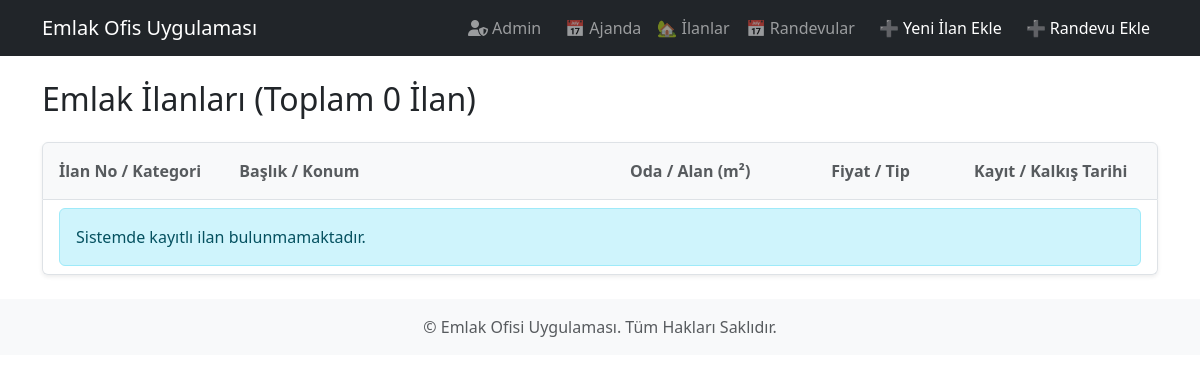
The app's page /, older data.
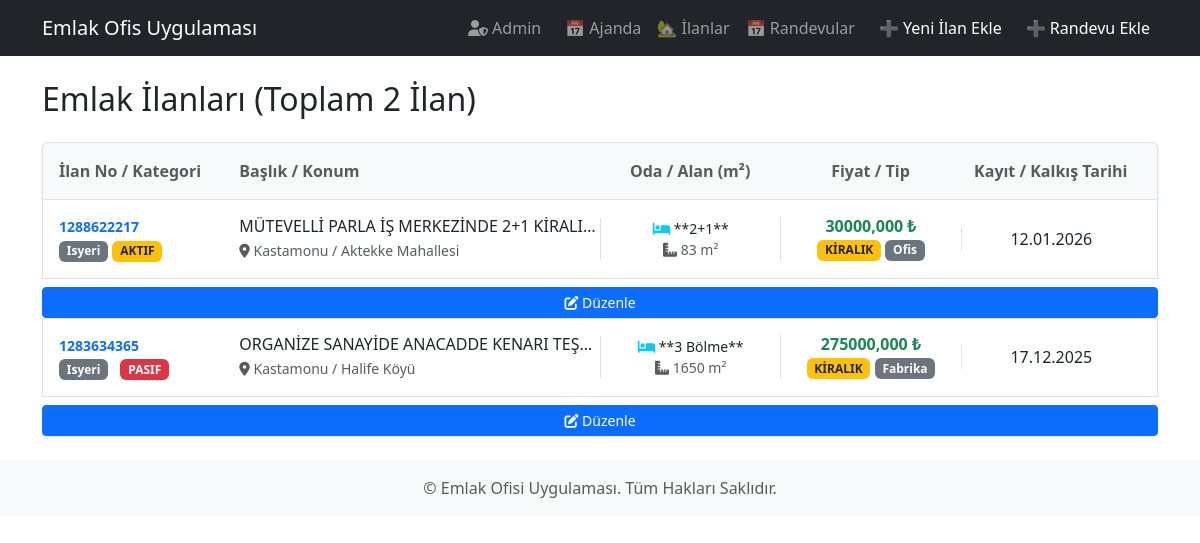
The same page, newer data.
### ilanlar/models.py (models this page shows, shortened)
class Ilan(models.Model):
    yayindan_kaldirilma_tarihi = models.DateField(
        null=True,
        blank=True,
        verbose_name="Yayından Kaldırılma Tarihi"
    )
    musteri = models.ForeignKey(
        'Musteri', # Model sınıfına işaret eder
        on_delete=models.SET_NULL, # İlan silinirse müşteri kaybolmasın
        null=True,
        blank=True,
        related_name='ilanlar',
        verbose_name="İlan Sahibi"
    )
    il = models.CharField(
        max_length=50,
        verbose_name="İl (Şehir)",
        help_text="Zorunlu Alan. Örn: İstanbul, Kastamonu"
    )
    ilce = models.CharField(
        max_length=50,
        verbose_name="İlçe",
        help_text="Zorunlu Alan. Örn: Merkez, Beşiktaş"
    )
    mahalle = models.CharField(
        max_length=100,
        verbose_name="Mahalle/Semt",
        help_text="Örn: Saraçlar Mh."
    )
    adres = models.TextField(
        null=True,
        blank=True,
        verbose_name="Açık Adres Detayı",
        help_text="Detaylı adres bilgisi (site içi, blok, kat vb.)"
    )
    islem_tipi = models.CharField(
        max_length=10,
        choices=ISLEM_TIPI_SECENEKLERI,
        default='satilik', # Varsayılan olarak satılık seçilebilir
        verbose_name="İşlem Tipi"
    )
    ilan_no = models.CharField(max_length=20, unique=True, verbose_name="İlan No")
    baslik = models.CharField(max_length=150, verbose_name="İlan Başlığı")
    ilan_tarihi = models.DateField(
        default=date.today,
        verbose_name='İlan Kayıt Tarihi'
    )
    ana_kategori = models.CharField(
        max_length=10,
        choices=ANA_KATEGORILER_SECENEKLERI,
        default='konut',
        verbose_name='Mülk Tipi'
    )
    detay_kategori = models.CharField(
        max_length=10,
        choices=DETAY_KATEGORI_SECENEKLERI,
        default='daire',
        verbose_name='Mülk Alt Tipi'
    )
    fiyat = models.DecimalField(max_digits=10, decimal_places=3, verbose_name="Fiyat")
    brut = models.DecimalField(max_digits=10, decimal_places=2,null=True, blank=True, verbose_name="Brüt Alan (m²)")
    net = models.DecimalField(max_digits=10, decimal_places=2, verbose_name="Net Alan (m²)")
    oda_sayisi = models.CharField(
        max_length=10,
        choices=ODA_SAYISI_SECENEKLERI, # <-- Seçenek listesi atandı
        default='2+1',
        verbose_name="Oda Sayısı"
    )
    bina_yasi = models.IntegerField(null=True, blank=True, verbose_name="Bina Yaşı")
    bulundugu_kat = models.CharField(max_length=10, null=True, blank=True, verbose_name="Bulunduğu Kat")
    kat_sayisi = models.IntegerField(null=True, blank=True, verbose_name="Kat Sayısı")
    isitma_tipi = models.CharField(
        max_length=20,
        choices=ISITMA_SECENEKLERI,
        default='kombi',
        verbose_name="Isıtma Tipi"
    )
    banyo_sayisi = models.IntegerField(null=True, blank=True, verbose_name="Banyo Sayısı")
    mutfak_tipi = models.CharField(
        max_length=10,
        choices=MUTFAK_SECENEKLERI,
        default='kapali',
        verbose_name="Mutfak Tipi"
    )
    balkon = models.BooleanField(default=False, verbose_name="Balkon")
    asansor = models.BooleanField(default=False, verbose_name="Asansör")
    otopark_durumu = models.CharField(
        max_length=15,
        choices=OTOPARK_SECENEKLERI,
        default='yok',
        verbose_name="Otopark Durumu"
    )
    esyali = models.BooleanField(default=False, verbose_name="Eşyalı")
    kullanim_durumu = models.CharField(
    max_length=50,
    choices=KULLANIM_DURUMLARI_SECENEKLERI,
    default='Boş',
    verbose_name="Kullanım Durumu"
    )
    site_icerisinde = models.BooleanField(default=False, verbose_name="Site İçerisinde")
    site_adi = models.CharField(max_length=100, null=True, blank=True, verbose_name="Site Adı")
    aidat = models.DecimalField(max_digits=10, decimal_places=2, null=True, blank=True, verbose_name="Aidat")
    krediye_uygun = models.BooleanField(default=False, verbose_name="Krediye Uygun")
    tapu_durumu = models.CharField(
        max_length=20,
        choices=TAPU_DURUMU_SECENEKLERI,
        default='kat_mulkiyeti',
        verbose_name="Tapu Durumu (Mülkiyet)"
    )
    kimden = models.CharField(max_length=50, null=True, blank=True, verbose_name="İlan Sahibi")
    takas = models.BooleanField(default=False, verbose_name="Takas")
    durum = models.CharField(max_length=20, choices=DURUM_SECENEKLERI, default='Aktif', verbose_name="Durum")
    pasif_nedeni = models.CharField(
        max_length=50,
        choices=PASIF_NEDENLERI,
        verbose_name="Pasif Nedeni",
        null=True,
        blank=True,
    )
    imar_durumu = models.CharField(
        max_length=20,
        choices=IMAR_DURUMU_SECENEKLERI,
        default='imar_yok',
        verbose_name="İmar Durumu"
    )
    m2 =models.DecimalField(max_digits=10, decimal_places=2, null=True, blank=True, verbose_name="Alan (m²)")
    m2_fiyati = models.DecimalField(max_digits=10, decimal_places=2, null=True, blank=True, verbose_name="m² Fiyatı")
    ada_no = models.CharField(max_length=50, null=True, blank=True, verbose_name="Ada No")
    parsel_no = models.CharField(max_length=50, null=True, blank=True, verbose_name="Parsel No")
    def net_alan_orani(self):
        """Net alanın brüt alana oranını hesaplar (Yüzde olarak)."""
        if self.brut and self.net and self.brut > 0:
            oran = (self.net / self.brut) * 100
            return f"%{oran:.1f}"
        return "N/A"
    net_alan_orani.short_description = "Net/Brüt Oranı"
    def fiyat_goster(self):
        """Fiyatı Türkçe para birimi formatında gösterir."""
        try:
            return f"{self.fiyat:,.0f} TL"
        except (ValueError, TypeError):
            return "Fiyat Belirtilmemiş"
    fiyat_goster.short_description = "Fiyat"
    def durum_kontrol(self):
        """İlan durumuna göre renkli ikon ve pasif ise nedenini döndürür."""
        if self.durum == 'Aktif':
            return mark_safe('<span style="color: green; font-weight: bold;">🟢 Aktif</span>')
        elif self.durum == 'Pasif':
            neden_label = self.get_pasif_nedeni_display()
            aciklama = f"Neden: {neden_label}" if self.pasif_nedeni else "Neden Belirtilmemiş"
            return mark_safe(f'<span style="color: red;">🔴 Pasif</span> - <small>{aciklama}</small>')
        return self.durum
    durum_kontrol.short_description = "Durum"
    class Meta:
        verbose_name = "İlan"
        verbose_name_plural = "İlanlar"
        ordering = ['-ilan_tarihi']

### ilanlar/views.py (the view, shortened to what this page needs)
# urls.py: path('', views.IlanListView.as_view(), name='ilan_listesi'),
class IlanListView(ListView):
    model = Ilan
    template_name = 'ilanlar/ilan_listesi.html'
    context_object_name = 'ilanlar' # Varsayılan listeyi 'ilanlar' olarak adlandırır
    paginate_by = 10
    def get_context_data(self, **kwargs):
        context = super().get_context_data(**kwargs)
        bugun = date.today()
        yarin = bugun + timedelta(days=1)
        bugun_kalkan_ilanlar_qs = self.model.objects.filter(
            yayindan_kaldirilma_tarihi=bugun
        )
        yarin_kalkan_ilanlar_qs = self.model.objects.filter(
            yayindan_kaldirilma_tarihi=yarin
        )
        diger_ilanlar_qs = self.model.objects.exclude(
            id__in=bugun_kalkan_ilanlar_qs.values_list('id', flat=True)
        )
        context['bugun_kalkan_ilanlar'] = bugun_kalkan_ilanlar_qs
        context['yarin_kalkan_ilanlar'] = yarin_kalkan_ilanlar_qs
        context['diger_ilanlar'] = diger_ilanlar_qs
        context['toplam_ilan_sayisi'] = bugun_kalkan_ilanlar_qs.count() + diger_ilanlar_qs.count()
        context['uyari_ilan_toplami'] = bugun_kalkan_ilanlar_qs.count() + yarin_kalkan_ilanlar_qs.count()
        return context
    def get_queryset(self):
        return Ilan.objects.filter(durum='Aktif').order_by('-ilan_tarihi')

### ilanlar/templates/ilanlar/ilan_listesi.html (shortened to what this page needs)
{% extends 'base.html' %}
{% load static %}
{% load tz %}
{% now "Y-m-d" as bugun_tarih %}
{% block content %}
{% with toplam_ilan_sayisi=bugun_kalkan_ilanlar.count|add:diger_ilanlar.count|add:yarin_kalkan_ilanlar.count %}
<h2 class="mb-4">Emlak İlanları (Toplam {{ toplam_ilan_sayisi }} İlan)</h2>
{% endwith %}
<div class="list-group shadow-sm">
    <div class="list-group-item list-group-item-action bg-light text-muted d-none d-md-flex py-3">
        <div class="col-md-2 fw-bold">İlan No / Kategori</div>
        <div class="col-md-4 fw-bold">Başlık / Konum</div>
        <div class="col-md-2 fw-bold text-center">Oda / Alan (m²)</div>
        <div class="col-md-2 fw-bold text-center">Fiyat / Tip</div>
        <div class="col-md-2 fw-bold text-center">Kayıt / Kalkış Tarihi</div>
    </div>
    {% for ilan in diger_ilanlar %}
    {% include 'ilanlar/parca_ilan_satiri.html' with ilan=ilan uyari_sinifi="" %}
    {% empty %}
    <div class="list-group-item">
        <p class="alert alert-info mb-0">Sistemde kayıtlı ilan bulunmamaktadır.</p>
    </div>
    {% endfor %}
</div>
{% endblock content %}

### ilanlar/templates/ilanlar/parca_ilan_satiri.html (shortened to what this page needs)
{% load static %}
<a href="{% url 'ilan_detay' ilan.pk %}"
    class="list-group-item list-group-item-action d-flex flex-wrap align-items-center py-3 {{ uyari_sinifi }}">
    <div class="col-12 col-md-2 mb-2 mb-md-0">
        <p class="mb-0 small text-primary fw-bold">{{ ilan.ilan_no }}</p>
        <span class="badge bg-secondary">{{ ilan.ana_kategori|capfirst }}</span>
        {% if ilan.durum != 'Aktif' %}
        <span class="badge bg-danger ms-2">{{ ilan.get_durum_display|upper }}</span>
        {% endif %}
        {% if ilan.durum == 'Aktif' %}
        <span class="badge bg-warning text-dark text-uppercase">{{ ilan.get_durum_display|upper }}</span>
        {% endif %}
    </div>
    <div class="col-12 col-md-4 mb-2 mb-md-0">
        <h6 class="mb-1 text-truncate">{{ ilan.baslik }}</h6>
        {% if ilan.il and ilan.mahalle %}
        <small class="text-muted d-block">
            <i class="fas fa-map-marker-alt"></i> {{ ilan.il }} / {{ ilan.mahalle }}
        </small>
        {% endif %}
    </div>
    <div class="col-6 col-md-2 text-center border-start mb-2 mb-md-0">
        <p class="mb-0 small"><i class="fas fa-bed text-info"></i> **{{ ilan.oda_sayisi }}**</p>
        <p class="mb-0 small text-muted"><i class="fas fa-ruler-combined"></i> {{ ilan.net|floatformat:0 }} m²</p>
    </div>
    <div class="col-6 col-md-2 text-center border-start mb-2 mb-md-0">
        <p class="h6 text-success fw-bold mb-0">
            {{ ilan.fiyat|floatformat:3 }} ₺
        </p>
        {% if ilan.islem_tipi == 'satilik' %}
        <span class="badge bg-danger text-uppercase">{{ ilan.get_islem_tipi_display }}</span>
        {% elif ilan.islem_tipi == 'kiralik' %}
        <span class="badge bg-warning text-dark text-uppercase">{{ ilan.get_islem_tipi_display }}</span>
        {% else %}
        <span class="badge bg-secondary text-uppercase">{{ ilan.get_islem_tipi_display|default:"-" }}</span>
        {% endif %}
        <small class="badge bg-secondary">{{ ilan.detay_kategori|capfirst }}</small>
    </div>
    <div class="col-12 col-md-2 text-center border-start">
        {% if uyari_sinifi %}
        <span class="text-danger fw-bold">🚨 BUGÜN KALKIYOR!</span>
        {% else %}
        {{ ilan.yayindan_kaldirilma_tarihi|date:"d.m.Y" }}
        {% endif %}
    </div>
    <a href="/admin/ilanlar/ilan/{{ ilan.pk }}/change/" class="btn btn-sm btn-primary mt-2"
        title="İlanı Yönetim Panelinde Düzenle">
        <i class="fas fa-edit"></i> Düzenle
    </a>
</a>

Row changes from the older to the newer data that the page shows:
added Ilan: ilan_no "1288622217", ana_kategori "Isyeri", durum "AKTIF", baslik "MÜTEVELLİ PARLA İŞ MERKEZİNDE 2+1 KİRALI…", il "Kastamonu", mahalle "Aktekke Mahallesi", oda_sayisi "2+1", net "83", fiyat "30000,000", islem_tipi "KIRALIK", detay_kategori "Ofis", yayindan_kaldirilma_tarihi "12.01.2026"
added Ilan: ilan_no "1283634365", ana_kategori "Isyeri", durum "PASIF", baslik "ORGANİZE SANAYİDE ANACADDE KENARI TEŞ…", il "Kastamonu", mahalle "Halife Köyü", oda_sayisi "3 Bölme", net "1650", fiyat "275000,000", islem_tipi "KIRALIK", detay_kategori "Fabrika", yayindan_kaldirilma_tarihi "17.12.2025"
Text that changed along with them:
{{ toplam_ilan_sayisi }}: "0" → "2"
text no longer shown: "Sistemde kayıtlı ilan bulunmamaktadır."
